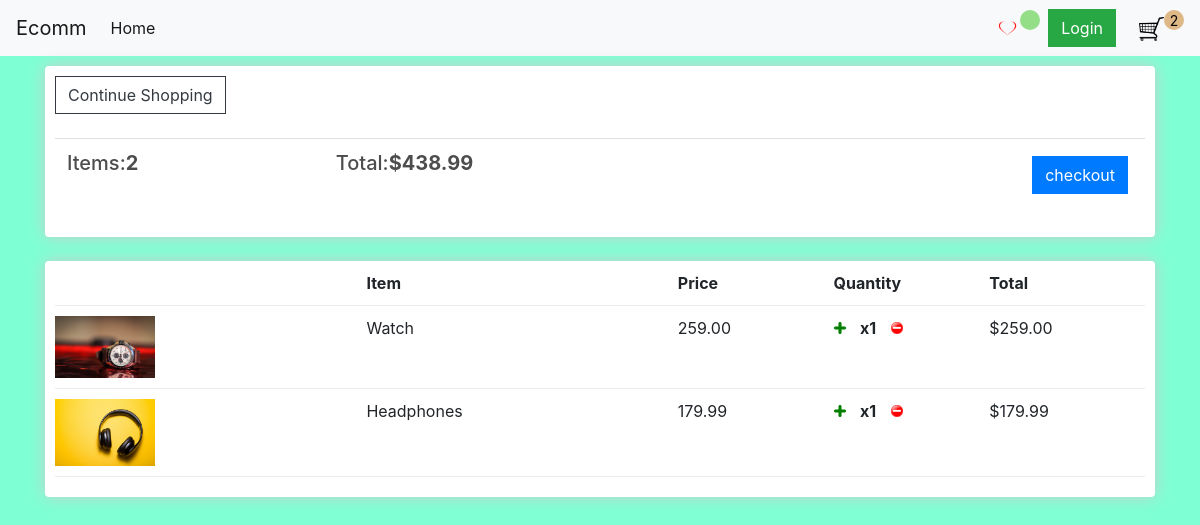
The app's page /cart/ (signed in) with its own data.
### store/models.py (models this page shows, shortened)
class Order(models.Model):
    customer=models.ForeignKey(Customer,on_delete=models.SET_NULL,null=True,blank=True)
    date_ordered=models.DateTimeField(auto_now_add=True)
    complete=models.BooleanField(default=False,null=True,blank=False)
    transaction_id=models.CharField(max_length=200,null=True)
    @property
    def get_cart_total(self):
        orderitems=self.orderitem_set.all()
        total=sum([item.get_total for item in orderitems])
        return total
    @property
    def get_cart_items(self):
        orderitems=self.orderitem_set.all()
        total=sum([item.quantity for item in orderitems])
        return total

class OrderItem(models.Model):
    product=models.ForeignKey(Product,on_delete=models.SET_NULL,null=True,blank=True)
    order=models.ForeignKey(Order,on_delete=models.SET_NULL,null=True,blank=True)
    quantity=models.IntegerField(default=0,null=True,blank=True)
    date_added=models.DateTimeField(auto_now_add=True)
    @property
    def get_total(self):
        total=self.product.price*self.quantity
        return total

class Product(models.Model):
    name=models.CharField(max_length=200)
    price=models.FloatField()
    digital=models.BooleanField(default=False,null=True,blank=True)
    image=models.ImageField(null=True,blank=True)
    @property
    def imageURL(self):
        try:
            url=self.image.url
        except:
            url=''
        return url

### store/views.py (the view)
# urls.py: path('cart/',views.cart,name='cart'),
def cart(request):
    if request.user.is_authenticated:
        customer=request.user.customer
        order, created = Order.objects.get_or_create(customer=customer,complete=False)
        items=order.orderitem_set.all()
    else:
        items=[]
        order={'get_cart_total':0,'get_cart_items':0}
    context={'items':items,'order': order}
    return render(request,'store/cart.html',context)

### store/templates/store/cart.html
{%extends 'main.html'%}
{%load static%}
{% block content %}
<div class="row">
<div class="col-lg-12">
<div class="box-element">
<a class="btn btn-outline-dark" href="{% url 'store'%}">Continue Shopping</a>
<br>
<br>
<table class="table">
<tr>
<th><h5>Items:<strong>{{order.get_cart_items}}</strong></h5></th>
<th><h5>Total:<strong>${{order.get_cart_total|floatformat:2}}</strong></h5></th>
<th>
<a style="float:right;margin:5px" class="btn btn-primary" href="{% url 'checkout'%}">checkout</a>
</th>
</tr>
</table>
</div>
<br>
<div class="box-element">
<div class="cart-row">
    <div style="flex:2 ;"></div>
    <div style="flex:2 ;"><strong>Item</strong></div>
    <div style="flex:1 ;"><strong>Price</strong></div>
    <div style="flex:1 ;"><strong>Quantity</strong></div>
    <div style="flex:1 ;"><strong>Total</strong></div>
</div>
{%for item in items %}
<div class="cart-row">
    <div style="flex:2 ;"><img class="row-image" src=" {{item.product.imageURL}}"></div>
    <div style="flex:2 ;">{{item.product.name}}</div>
    <div style="flex:1 ;">{{item.product.price|floatformat:2}}</div>
    <div style="flex:1 ;">
        <div class="quantity">
        <img class="chg-quantity" src=" {% static 'images/plus.png' %}">
    </div>
    <p class="quantity">x{{item.quantity}}</p>
    <div class="quantity">
        <img class="chg-quantity" src=" {% static 'images/minus.png' %}">
    </div>
    </div>
    <div style="flex:1 ;">${{item.get_total|floatformat:2}}</div>
</div>
{% endfor %}
</div>
</div>
</div>
{% endblock %}

### templates/main.html (shortened to what this page needs)
{%load static%}
<!DOCTYPE html>
<html>
    <head>
        <link rel="stylesheet" href="https://cdn.jsdelivr.net/npm/bootstrap@4.4.1/dist/css/bootstrap.min.css">
        <link rel="stylesheet" href="{% static 'css/main.css' %}">
    </head>
    <body>
        {%include 'navbar.html'%}
        <div class="container">
        {% block content %}
        {% endblock content %}
    </div>
    </body>
   </html></h3>

### templates/navbar.html (shortened to what this page needs)
{%load static%}
<nav class="navbar navbar-expand-lg navbar-light bg-light">
    <a class="navbar-brand" href="{% url 'store' %}">Ecomm</a>
    <div class="collapse navbar-collapse" id="navbarSupportedContent">
      <ul class="navbar-nav mr-auto">
        <li class="nav-item active">
          <a class="nav-link" href="{% url 'store' %}">Home <span class="sr-only">(current)</span></a>
        </li>
      </ul>
      <div class="form-inline my-2 my-lg-0">
        <a href="{% url 'wishlist' %}" >
          <img src="{% static 'images/wishlist.png' %}" class="cart">
        </a><p id="wishlist-total" class="mr-sm-2" >{{product.get_wishlist_items}}</p>
        <a href="" class="btn btn-success mr-sm-2" >Login</a>
        <a href="{% url 'cart' %}">
            <img src="{% static 'images/cart.png' %}" class="cart">
        </a><p id="cart-total">{{order.get_cart_items}}</p>
      </div>
    </div>
  </nav>

### static/css/main.css (style rules this page uses)
body { background-color: aquamarine; }
.cart { width: 25px; display: inline-block; margin-left: 15px; }
#cart-total { display: block; text-align: center; color: #000; background-color:burlywood; width: 20px; height: 20px; border-radius: 50% ; font-size: 14px; }
#wishlist-total { display: block; text-align: center; color: #000; background-color:rgb(147, 222, 135); width: 20px; height: 20px; border-radius: 50% ; font-size: 14px; }
h1,h2,h3,h4,h5,h6 { color:hsl(0, 0%, 30%); }
.box-element { box-shadow:hsl(0, 0%, 80%) 0 0 16px; background-color: #fff; border-radius: 4px; padding: 10px; }
.col-lg-4, .col-lg-6, .col-lg-8, .col-lg-12 { margin-top: 10px; }
.btn { border-radius: 0; }
.row-image { width: 100px; }
.cart-row { display: flex; align-items: flex-stretch; padding-bottom: 10px; margin-bottom: 10px; border-bottom: 1px solid #ececec; }
.quantity { display: inline-block; font-weight: 700; padding-right:10px; }
.chg-quantity { width: 12px; cursor: pointer; display: block; margin-top: 5px; transition:.1s; }

### records on screen
Order: get_cart_items "2", get_cart_total "438.99"
OrderItem: product.imageURL (picture), product.name "Watch", product.price "259.00", quantity "1", get_total "259.00"
OrderItem: product.imageURL (picture), product.name "Headphones", product.price "179.99", quantity "1", get_total "179.99"
